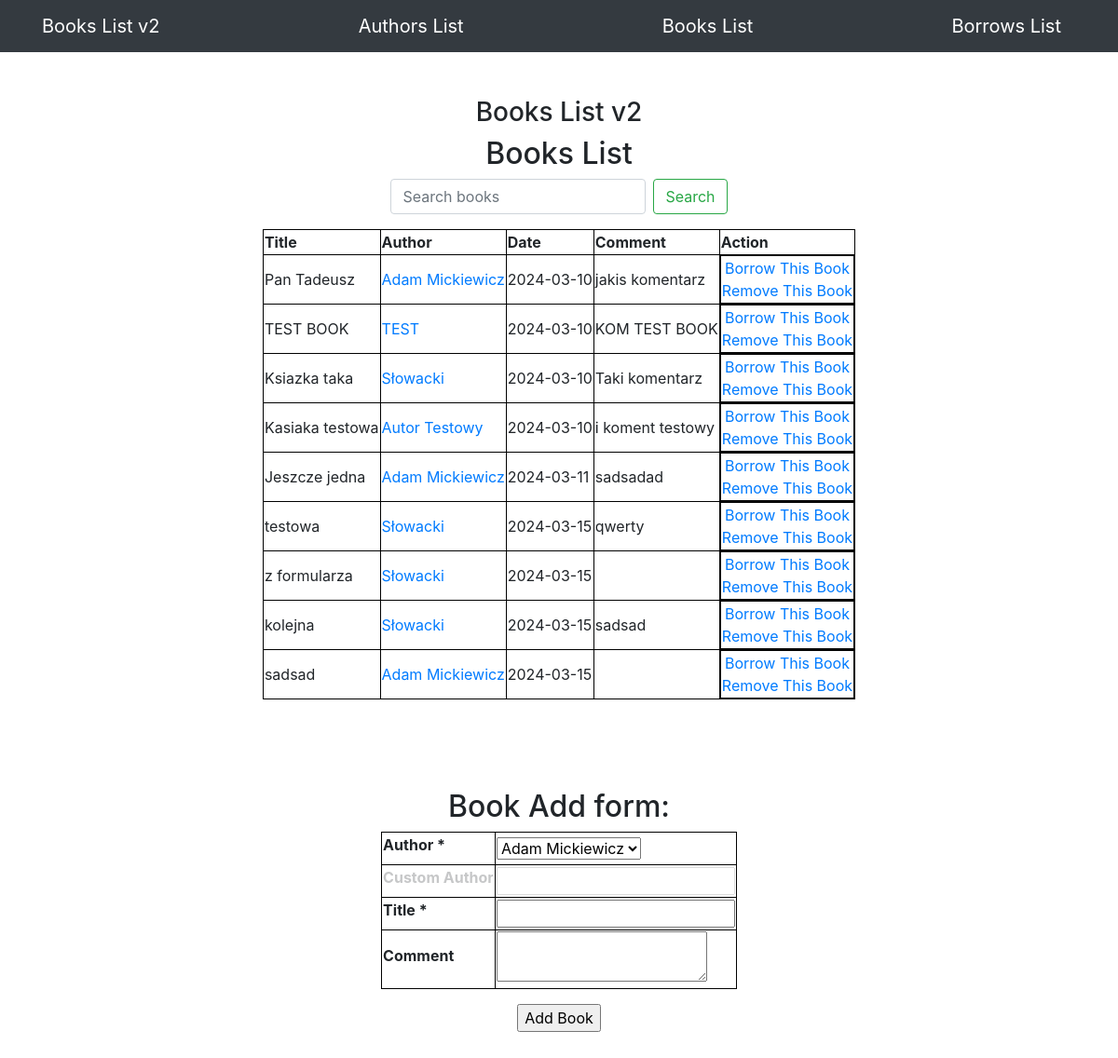
/books/, run on an earlier commit of the app's database.
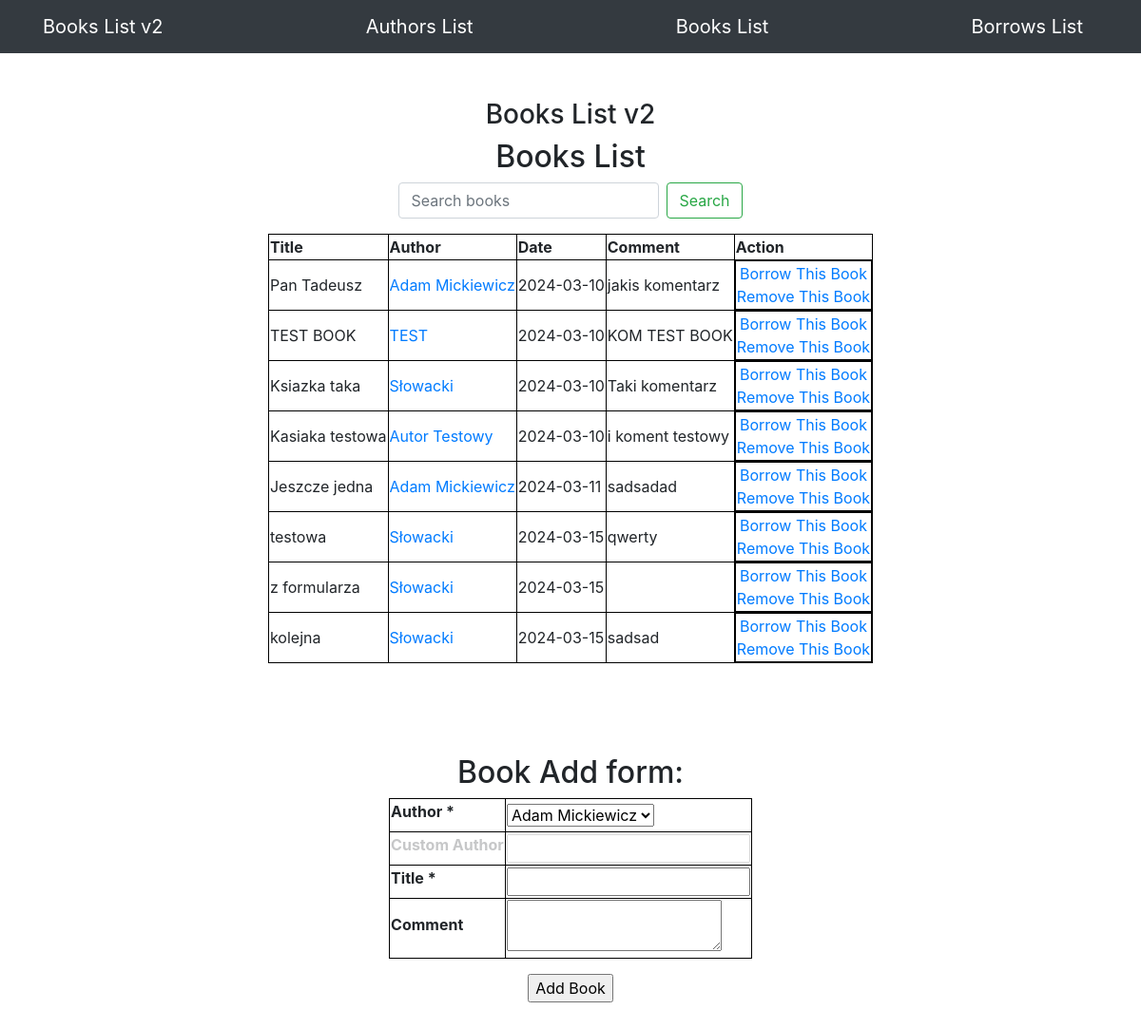
And on a later commit of the database.
### app/models.py (models this page shows, shortened)
class Book(db.Model):
    id = db.Column(db.Integer, primary_key=True)
    title = db.Column(db.String(100), index=True)
    date = db.Column(db.String(100), index=True, default=datetime.today().strftime('%Y-%m-%d'))
    comment = db.Column(db.String(100), index=True)
    author_id = db.Column(db.Integer, db.ForeignKey('author.id'))
    borrows = db.relationship("Borrow", back_populates="book")

class Author(db.Model):
    id = db.Column(db.Integer, primary_key=True)
    name = db.Column(db.String(100), index=True, unique=True)
    comment = db.Column(db.String(100), index=True)
    books = db.relationship("Book", backref="author")

### app/routes.py (the view)
@app.route('/books/', methods=["GET"])
def books_view():
    authors = Author.query.all()
    form = AuthorAndBookForm(authors, extra_validators=[length_validator])
    author_name = request.args.get('author')
    search_query = request.args.get('search')
    author = None
    if author_name:
        author = Author.query.filter_by(name=author_name).first()
        if author:
            books = Book.query.filter_by(author_id=author.id).all()
        else:
            books = []
    elif search_query:
        books = Book.query.filter(Book.title.ilike(f"%{search_query}%")).all()
    else:
        books = Book.query.all()
    return render_template("books.html",
                           author=author,
                           form=form,
                           search=search_query,
                           books=books)

### app/forms.py (shortened to what this page needs)
class AuthorAndBookForm(FlaskForm):
    author = SelectField('Author', validators=[DataRequired()])
    customauthor = StringField('Custom Author', validators=[Optional()])
    title = StringField('Title', validators=[DataRequired()])
    comment = TextAreaField('Comment')
    def __init__(self, authors, extra_validators=None, *args, **kwargs):
        extra_validators = kwargs.pop('extra_validators', None)
        super(AuthorAndBookForm, self).__init__(*args, **kwargs)
        choices =  [author.name for author in authors] + ['custom']
        self.author.choices = choices
        self.authors_names = [author.name for author in authors]
        self.extra_validators = extra_validators

### app/templates/books.html (shortened to what this page needs)
{% extends "base.html" %}
{% block content %}
<div class="d-flex flex-column justify-content-center align-items-center">
    <div class="col-lg-12 text-center d-flex flex-column justify-content-center align-items-center">
        <h3 class="mt-5">Books List v2</h3>
        <h2>Books List</h2>
        <form class="form-inline mb-3" action="/books/" method="GET">
            <input class="form-control mr-sm-2" type="text" value="{% if search_query %}{{ search_query }}{% endif %}" placeholder="Search books" aria-label="Search books" name="search">
            <button class="btn btn-outline-success" type="submit">Search</button>
        </form>
    </div>
    {% if books %}
    <table class="mb-5">
        <thead>
        <th>Title</th>
        <th>Author</th>
        <th>Date</th>
        <th>Comment</th>
        <th>Action</th>
        </thead>
        {% for book in books %}
        <tr>
            <td>{{ book.title }}</a></td>
            <td><a href="/books/?author={{ book.author.name }}">{{ book.author.name }}</a></td>
            <td>{{ book.date }}</td>
            <td>{{ book.comment }}</td>
            <td class="d-flex flex-column justify-content-center align-items-center">
                <a href="/addborrow/{{ loop.index }}">Borrow This Book</a>
                <a href="/removebook/{{ book.id }}">Remove This Book</a>
            </td>
        </tr>
        {% endfor %}
    {% else %}
        <h3>Nothing was found.</h3>
    {% endif %}
    </table>
    <div class="d-flex flex-column justify-content-center align-items-center">
        <h2 class="mt-5">Book Add form:</h2>
        <form class="d-flex flex-column justify-content-center align-items-center mb-5" method="POST" action="/addbook/">
            <table class="mb-3">
                {% for field in form if field.widget.input_type != 'hidden' %}
                    <tr class={{ field.id }}>
                        <th>{{ field.label }} {% if field.flags.required %}*{% endif %}</th>
                        <td>{{ field(id=field.id) }}</td>
                    </tr>
                {% endfor %}
            </table>
            <input type="submit" value="Add Book">
        </form>
    </div>
</div>
{% endblock %}

### app/templates/base.html (shortened to what this page needs)
<!DOCTYPE html>
<html lang="en">
    <head>
        <link rel="stylesheet" href="https://cdn.jsdelivr.net/npm/bootstrap@4.4.1/dist/css/bootstrap.min.css">
        <link rel="stylesheet" href="{{ url_for('static', filename='css/styles.css') }}">
    </head>
    <body>
        <nav class="navbar navbar-expand-lg navbar-dark bg-dark">
            <div class="container">
                <a class="navbar-brand" href="/">Books List v2</a>
                <a class="navbar-brand" href="/authors/">Authors List</a>
                <a class="navbar-brand" href="/books/">Books List</a>
                <a class="navbar-brand" href="/borrows/">Borrows List</a>
            </div>
        </nav>
        <div class="container d-flex flex-column justify-content-center align-items-center">
            {% block content %}
            {% endblock %}
        </div>
    </body>
</html>

### app/templates/css/styles.css (style rules this page uses)
.customauthor { transition: .5s opacity; }

### app/templates/base.html (style rules this page uses)
table, th, tr, td { border: 1px solid black; }

What changed in the data, as far as the page shows it:
removed Book: title "sadsad", author.name "Adam Mickiewicz", date "2024-03-15"
